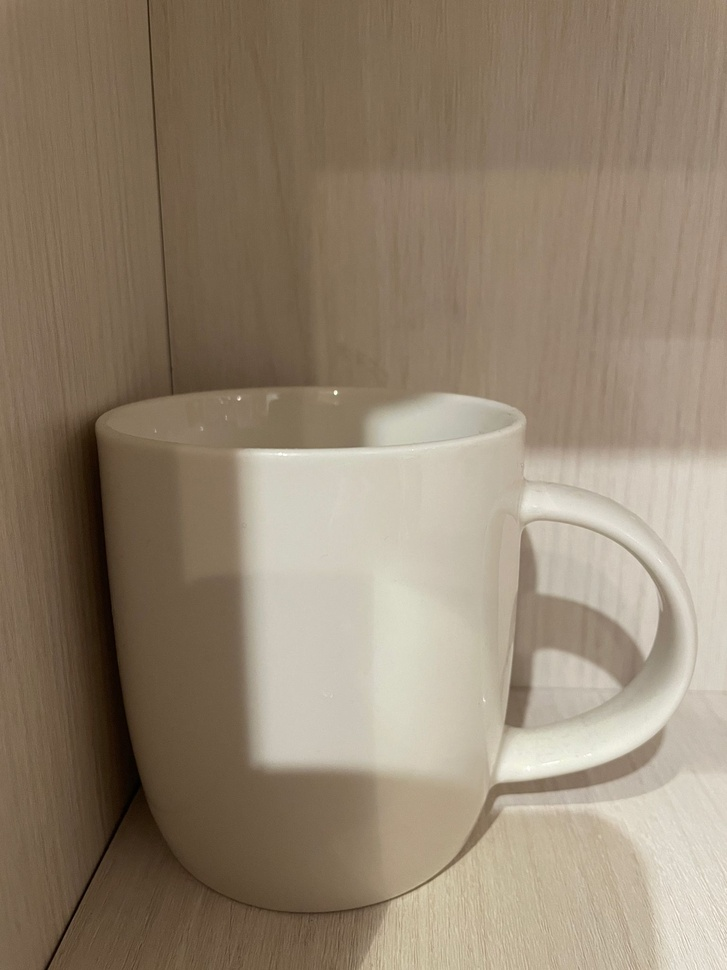
#> input picture Image Differencing & Thresholding/img_mug.jpeg, 727 x 970 px, shrunk from 1536 x 2048 before the run
$ jupyter execute Using_PIL.ipynb
#> lines starting #> are read from the running program, lines starting #| are printed output that depends on the picture; after the words box and inside, x2 and y2 are one past the last pixel; in counts of white or black regions, pixels touching at a corner belong together
[cell 1]
from PIL import Image
import numpy as np
import matplotlib.pyplot as plt

# Load the images
img_mug_path = 'img_mug.jpeg'
img_no_mug_path = 'img_no_mug.jpeg'

img_mug = Image.open(img_mug_path)
#> img_mug is the input picture: PIL image 727x970 RGB; mean R, G, B 147.2, 131.7, 111.8
img_no_mug = Image.open(img_no_mug_path)
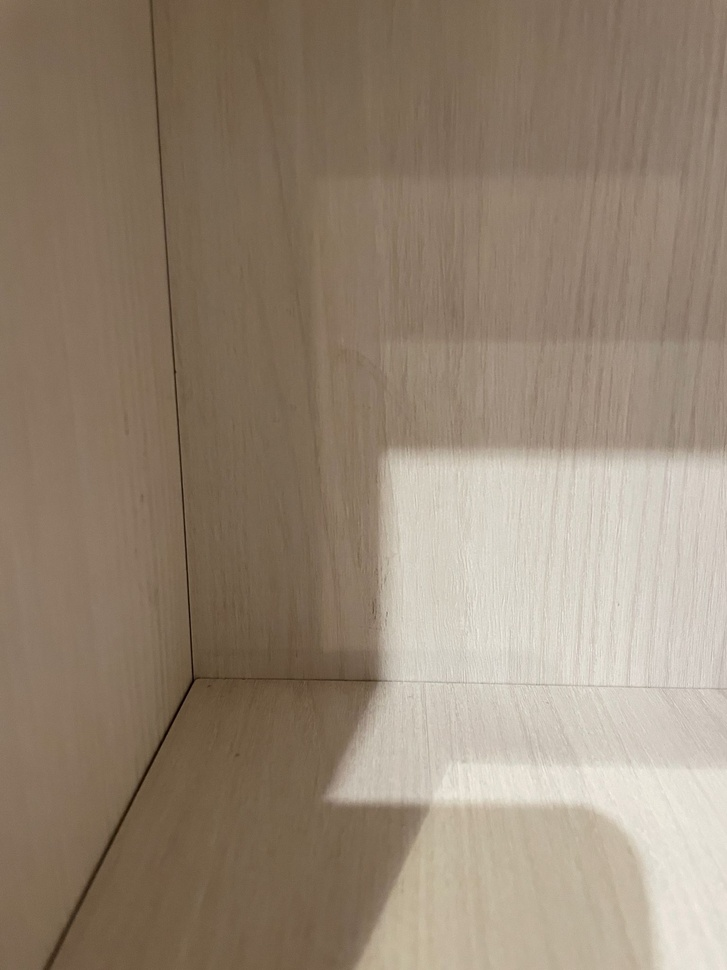
#> input picture Image Differencing & Thresholding/img_no_mug.jpeg, 727 x 970 px, shrunk from 1536 x 2048 before the run
#> img_no_mug is the input picture: PIL image 727x970 RGB; mean R, G, B 149.2, 133.2, 115

# Convert both images to 8-bit grayscale
img_mug_gray = img_mug.convert('L')
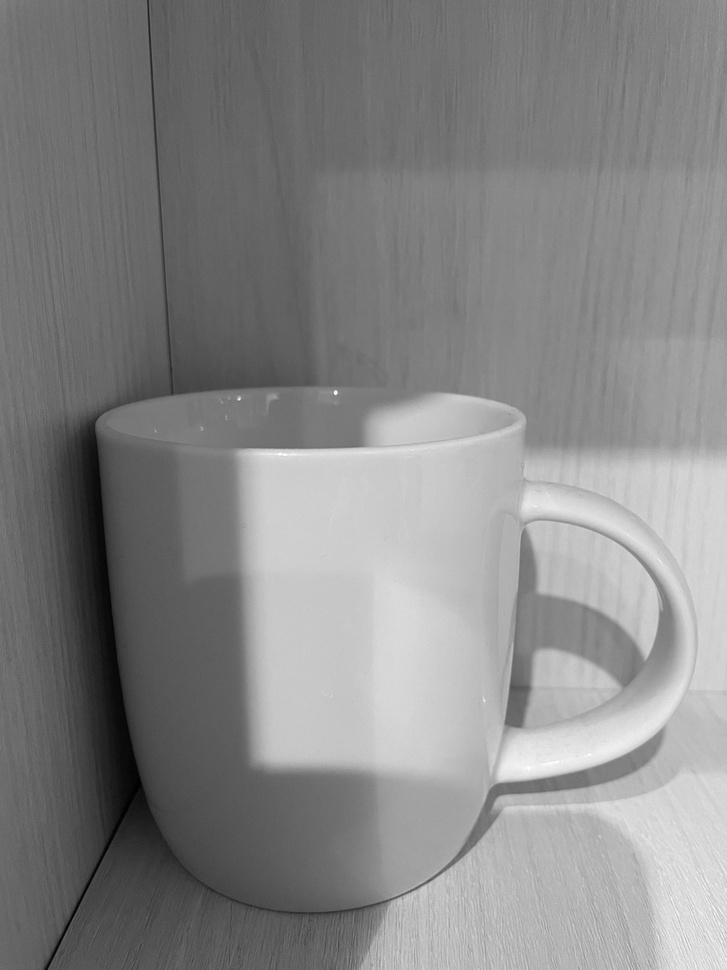
#> img_mug_gray: PIL image 727x970 L; min 0, max 254, mean 134.1
img_no_mug_gray = img_no_mug.convert('L')
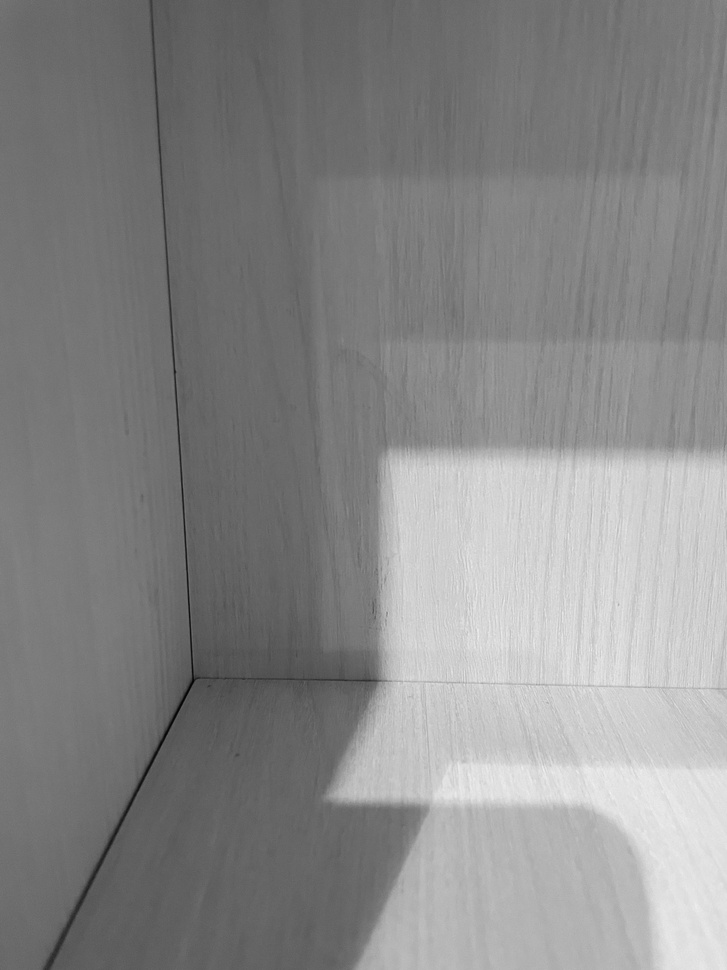
#> img_no_mug_gray: PIL image 727x970 L; min 4, max 243, mean 135.9

# Display the grayscale images
plt.figure(figsize=(10, 5))

plt.subplot(1, 2, 1)
plt.imshow(np.array(img_mug_gray), cmap='gray')
plt.title('Mug - Grayscale')
plt.axis('off')

plt.subplot(1, 2, 2)
plt.imshow(np.array(img_no_mug_gray), cmap='gray')
plt.title('No Mug - Grayscale')
plt.axis('off')

plt.show()
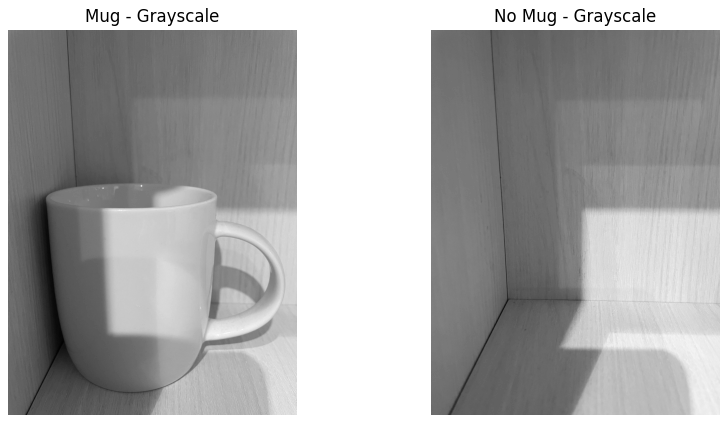
#> figure drawn by matplotlib, 2 panels

[cell 2]
# Convert the PIL images to numpy arrays for image arithmetic
img_mug_array = np.array(img_mug_gray)
img_no_mug_array = np.array(img_no_mug_gray)

# Calculate the absolute difference between the two images
difference = np.abs(img_mug_array - img_no_mug_array)
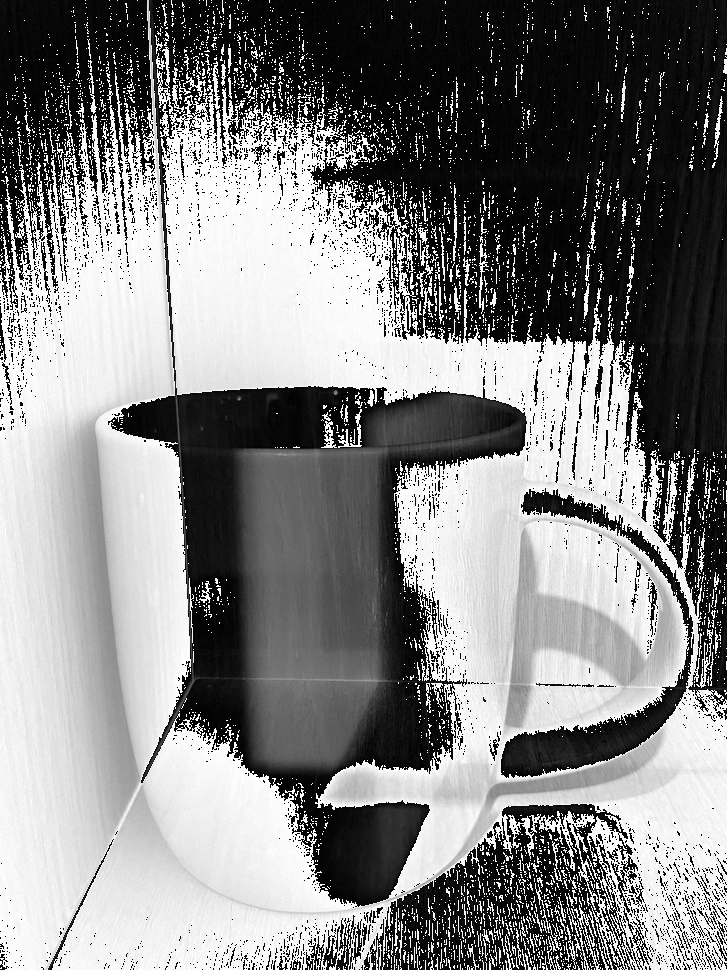
#> difference: shape (970, 727); min 0, max 255, mean 131.9

# Convert the result to an image
difference_image = Image.fromarray(difference)

# Display the difference image
plt.imshow(difference, cmap='gray')
plt.title('Absolute Difference between Images')
plt.axis('off')
plt.show()

[cell 3]
# To better preserve the mug and remove more noise, we will adjust the threshold value manually
# We will select a threshold that removes more background noise but still keeps the mug visible
# This required some trial and error to find the right balance

# I used a threshold level which gave me a clearer result
threshold_level_lower = np.percentile(difference, 75)
#> threshold_level_lower = 244

# Apply the new binary threshold
binary_threshold_lower = np.where(difference > threshold_level_lower, 255, 0)
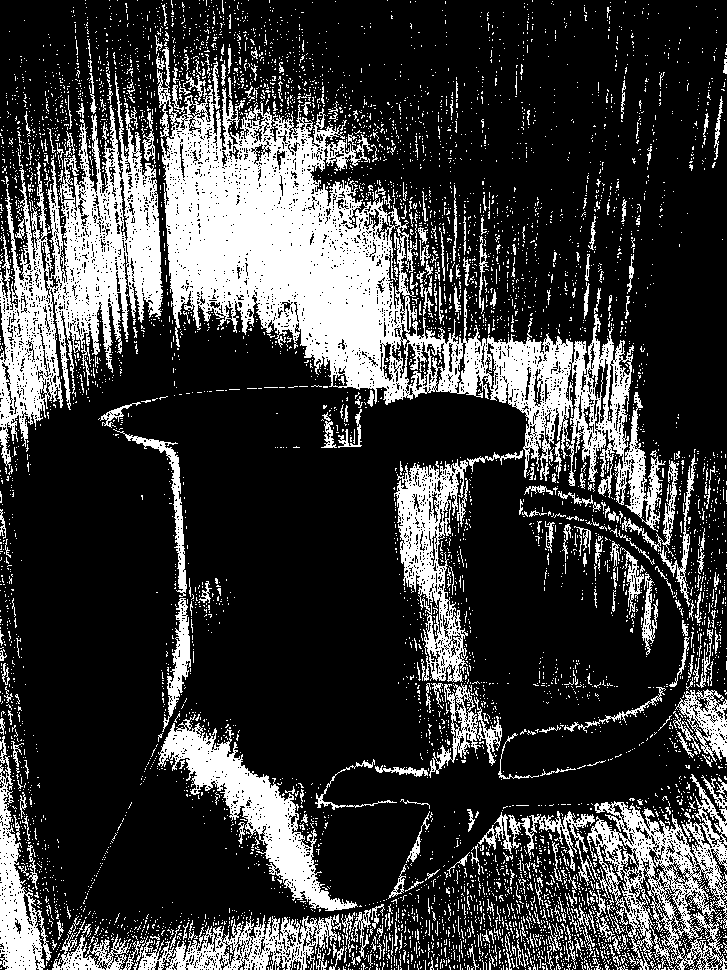
#> binary_threshold_lower: shape (970, 727) int64; 23.9% white; 6298 white regions (5975 under 20 px), largest, box (x1, y1, x2, y2) and area: (157, 47, 666, 532) 60587, (0, 73, 163, 469) 24281, (587, 774, 727, 970) 10481

# Convert the result to an image
binary_threshold_image_lower = Image.fromarray(binary_threshold_lower.astype(np.uint8))

# Display the new binary threshold image
plt.imshow(binary_threshold_lower, cmap='gray')
plt.title('Adjusted Binary Threshold of the Difference Image')
plt.axis('off')
plt.show()
